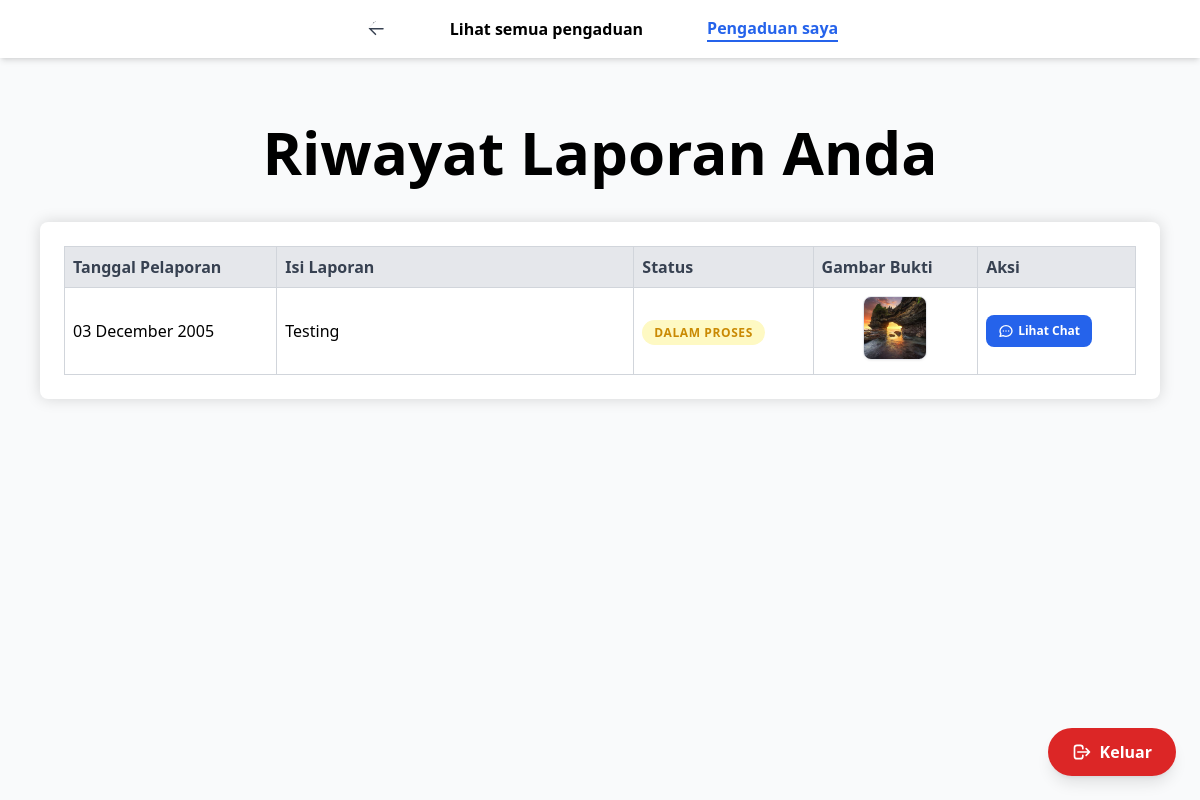
Screenshot of /laporan_saya/ (signed in) with the database file from the repository.
### base/models.py (models this page shows, shortened)
class Pengaduan(models.Model):
    STATUS_CHOICES = [
        ('menunggu', 'Menunggu'),
        ('proses', 'Dalam Proses'),
        ('selesai', 'Selesai'),
    ]
    user = models.ForeignKey(settings.AUTH_USER_MODEL, on_delete=models.CASCADE, null=True, blank=True)
    tanggal_pelaporan = models.DateField()
    isi_laporan = models.TextField()
    gambar_bukti = models.ImageField(upload_to='bukti_laporan/', blank=True, null=True)
    status = models.CharField(max_length=20, choices=STATUS_CHOICES, default='menunggu')
    dibuat_pada = models.DateTimeField(auto_now_add=True)

### base/views.py (the view)
# urls.py: path('laporan_saya/', views.laporan_saya, name='laporan_saya'),
@login_required
def laporan_saya(request):
    laporan_list = Pengaduan.objects.filter(user=request.user).order_by('-dibuat_pada')
    return render(request, 'my laporan.html', {'laporan_list': laporan_list})

### base/templates/my laporan.html (shortened to what this page needs)
{% load static %}
<!DOCTYPE html>
<html lang="en">
<head>
    <script src="https://cdn.tailwindcss.com"></script>
</head>
<body class="bg-gray-50">
    <header class="items-center justify-center p-4 bg-white shadow-md flex sticky top-0 z-50 ">
        <nav class="underline-none font-semibold flex items-center gap-16 justify-center">
            <a href="{% url 'beranda' %}" class="outline-none flex items-start gap-2 text-blue-600 hover:text-blue-800">
                <svg class="w-6 h-6 fill-current text-gray-700" xmlns="http://www.w3.org/2000/svg" viewBox="0 0 24 24">
                    <path fill-rule="evenodd" d="M11.03 5.47a.75.75 0 0 1 0 1.06l-4.375 4.375H21a.75.75 0 0 1 0 1.5h-11.375l4.375 4.375a.75.75 0 1 1-1.06 1.06l-6-6a.75.75 0 0 1 0-1.06l6-6a.75.75 0 0 1 1.06 0z" />
                </svg>
            </a>
            {% if user.is_staff %}
                <a href="{% url 'admin_dashboard' %}" class="hover:text-blue-800">Lihat semua pengaduan</a>
            {% else %}
                <a href="{% url 'laporan' %}" class="hover:text-blue-800">Buat Pengaduan</a>
            {% endif %}
            <a href="#" class="text-blue-600 font-semibold border-b-2 border-blue-600">Pengaduan saya</a>
        </nav>
    </header>
    <div class="flex justify-center items-center mt-16 md:text-center">
        <h1 class="text-4xl md:text-6xl font-bold text-center">Riwayat Laporan Anda</h1>
    </div>
    <div class="max-w-7xl mx-auto">
        <div class="justify-center flex items-center bg-white shadow-[0_0_15px_rgba(0,0,0,0.15)] p-6 mt-10 mb-16 mx-4 md:mx-10 rounded-lg">
            <table class="min-w-full border-collapse block md:table">
                <thead class="block md:table-header-group">
                    <tr class="border border-gray-300 md:border-none block md:table-row absolute -top-full md:top-auto -left-full md:left-auto md:relative">
                        <th class="bg-gray-200 p-2 text-gray-700 font-bold md:border md:border-gray-300 text-left block md:table-cell">Tanggal Pelaporan</th>
                        <th class="bg-gray-200 p-2 text-gray-700 font-bold md:border md:border-gray-300 text-left block md:table-cell w-1/3">Isi Laporan</th>
                        <th class="bg-gray-200 p-2 text-gray-700 font-bold md:border md:border-gray-300 text-left block md:table-cell">Status</th>
                        <th class="bg-gray-200 p-2 text-gray-700 font-bold md:border md:border-gray-300 text-left block md:table-cell">Gambar Bukti</th>
                        <th class="bg-gray-200 p-2 text-gray-700 font-bold md:border md:border-gray-300 text-left block md:table-cell">Aksi</th>
                    </tr>
                </thead>
                <tbody class="block md:table-row-group">
                    {% for laporan in laporan_list %}
                    <tr class="bg-white border border-gray-300 md:border-none block md:table-row hover:bg-gray-50 transition duration-150">
                        <td class="p-2 md:border md:border-gray-300 text-left block md:table-cell">
                            {{ laporan.tanggal_pelaporan|date:"d F Y" }}
                        </td>
                        <td class="p-2 md:border md:border-gray-300 text-left block md:table-cell break-all">
                            {{ laporan.isi_laporan|truncatechars:100 }}
                        </td>
                        <td class="p-2 md:border md:border-gray-300 text-left block md:table-cell font-semibold">
                            {% if laporan.status == 'menunggu' %}
                                <span class="text-red-500 bg-red-100 px-3 py-1 rounded-full text-xs uppercase tracking-wider">Menunggu</span>
                            {% elif laporan.status == 'proses' %}
                                <span class="text-yellow-600 bg-yellow-100 px-3 py-1 rounded-full text-xs uppercase tracking-wider">Dalam Proses</span>
                            {% else %}
                                <span class="text-green-600 bg-green-100 px-3 py-1 rounded-full text-xs uppercase tracking-wider">Selesai</span>
                            {% endif %}
                        </td>
                        <td class="p-2 md:border md:border-gray-300 text-left block md:table-cell text-center">
                            {% if laporan.gambar_bukti %}
                                <a href="{{ laporan.gambar_bukti.url }}" target="_blank" class="inline-block">
                                    <img src="{{ laporan.gambar_bukti.url }}" alt="Bukti Laporan" class="w-16 h-16 object-cover rounded-lg border border-gray-200 hover:scale-110 transition-transform shadow-sm">
                                </a>
                            {% else %}
                                <span class="text-gray-400 text-xs italic">Tidak ada foto</span>
                            {% endif %}
                        </td>
                        <td class="p-2 md:border md:border-gray-300 text-left block md:table-cell">
                            <a href="{% url 'detail_laporan' laporan.id %}" class="inline-flex items-center bg-blue-600 hover:bg-blue-700 text-white text-xs font-bold py-2 px-3 rounded-lg transition-colors">
                                Lihat Chat
                            </a>
                        </td>
                    </tr>
                    {% empty %}
                    <tr class="block md:table-row text-center p-4">
                        <td colspan="5" class="p-8 md:border md:border-gray-300 text-gray-500 italic text-lg">
                            Belum ada laporan pengaduan yang dibuat.
                        </td>
                    </tr>
                    {% endfor %}
                </tbody>
            </table>
        </div>
    </div>
    <div class="fixed bottom-6 right-6 z-50">
        <a href="{% url 'keluar' %}" class="bg-red-600 hover:bg-red-700 shadow-lg px-6 py-3 text-white font-bold rounded-full transition-all flex items-center gap-2">
            <svg class="w-5 h-5" fill="none" stroke="currentColor" viewBox="0 0 24 24">
                <path stroke-linecap="round" stroke-linejoin="round" stroke-width="2" d="M17 16l4-4m0 0l-4-4m4 4H7m6 4v1a3 3 0 01-3 3H6a3 3 0 01-3-3V7a3 3 0 013-3h4a3 3 0 013 3v1" />
            </svg>
            Keluar
        </a>
    </div>
</body>
</html>

### rows the page displays
Pengaduan: tanggal_pelaporan "03 December 2005", isi_laporan "Testing", status "DALAM PROSES", gambar_bukti (picture)
